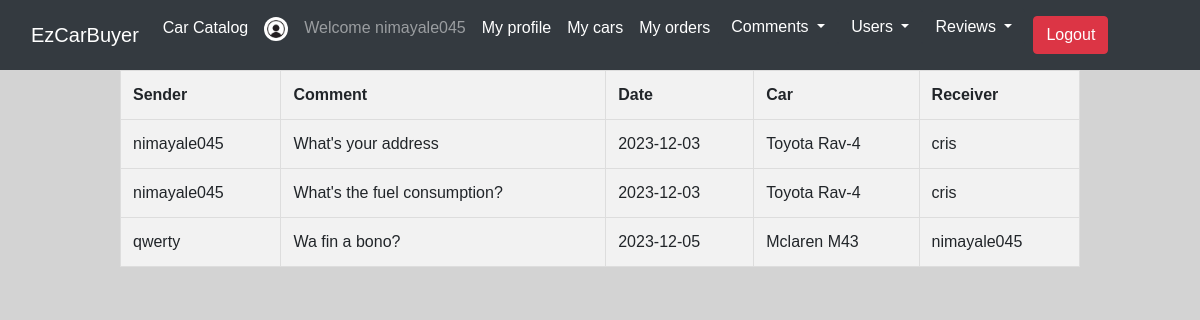
Screenshot of /comment/ReadAll (signed in) with the database file from the repository.
### tables this page shows
CREATE TABLE `comment` (
  `id` int(11) NOT NULL,
  `user_id` int(11) NOT NULL,
  `comment` varchar(500) NOT NULL,
  `date` date NOT NULL,
  `car_id` int(11) NOT NULL,
  `receiver` varchar(30) NOT NULL
);

CREATE TABLE `user` (
  `id` int(11) NOT NULL,
  `username` varbinary(50) NOT NULL,
  `fname` varchar(30) NOT NULL,
  `lname` varchar(30) NOT NULL,
  `password` varchar(256) NOT NULL,
  `email` varbinary(50) NOT NULL,
  `phone` varchar(20) NOT NULL,
  `picture` varchar(50) NOT NULL,
  `access` varchar(3) NOT NULL DEFAULT 'Yes'
);

CREATE TABLE `car` (
  `id` int(11) NOT NULL,
  `user_id` int(11) NOT NULL,
  `make` varchar(30) NOT NULL,
  `model` varchar(30) NOT NULL,
  `year` int(4) NOT NULL,
  `price` int(11) NOT NULL,
  `ext_col` varchar(20) NOT NULL,
  `int_col` varchar(20) NOT NULL,
  `distance` int(7) NOT NULL,
  `status` varchar(4) NOT NULL DEFAULT 'Used',
  `picture` varchar(255) NOT NULL DEFAULT 'NoImage.png'
);

### Controller/CommentController.php (called while the page is built, shortened)
<?php
class CommentController extends Controller{
    public function ReadAll(){
        $com = $this->model('comment')->viewAll();
        $this->view('comment/readAll',['comment'=>$com]);
    }
}
?>

### Model/Comment.php (called while the page is built, shortened)
<?php
class Comment extends Model{
    public function viewAll(){
        $sql = "SELECT comment.id, username, comment, date,car.make, car.model, receiver FROM comment join user on comment.user_id = user.id join car on comment.car_id = car.id";
        $stmt = self::$_conn->prepare($sql);
        $stmt->execute([]);
        $stmt->setFetchMode(PDO::FETCH_CLASS,'Comment');
        return $stmt->fetchAll();
    }
}
?>

### dbConn.php (called while the page is built)
<?php
class Model{
    protected static $_conn = null;
    public function __construct(){
        if(self::$_conn == null){
            $host = 'localhost';
            $dbname = 'db_project';
            $user = 'root';
            $password = '';
            self::$_conn = new PDO("mysql:host=$host;dbname=$dbname",$user,$password);
        }
    }
}
?>

### View/comment/ReadAll.php (the view, shortened to what this page needs)
<!DOCTYPE html>
<html lang="en">
<head>
    <?php
    include 'View/includes/style.php';
    ?>
</head>
<body>
    <?php
    include 'View/includes/header.php';
    ?>
   <table>
   <th>Sender</th>
   <th>Comment</th>
   <th>Date</th>
   <th>Car</th>
   <th>Receiver</th>
   <tr>
   <?php
   foreach($data['comment'] as $com){
    ?>
    <td><?=$com->username?></td>
    <td><?=$com->comment?></td>
    <td><?=$com->date?></td>
    <td><?=$com->make." ".$com->model?></td>
    <td><?=$com->receiver?></td>
    </tr>
    <?php
   }
   ?>
   </table>
</body>
</html>

### View/comment/ReadAll.php (style rules this page uses)
body { font-family: 'Arial', sans-serif; background-color: lightgrey; }
table { width: 80%; border-collapse: collapse; margin-top: 20px; margin:auto; }
th, td { padding: 12px; text-align: left; border: 1px solid #ddd; background-color: #f2f2f2; }
td { white-space: nowrap; overflow: hidden; text-overflow: ellipsis; }

### rows the page displays
comment: user.username "nimayale045", comment "What's your address", date "2023-12-03", car.make "Toyota", car.model "Rav-4", receiver "cris"
comment: user.username "nimayale045", comment "What's the fuel consumption?", date "2023-12-03", car.make "Toyota", car.model "Rav-4", receiver "cris"
comment: user.username "qwerty", comment "Wa fin a bono?", date "2023-12-05", car.make "Mclaren", car.model "M43", receiver "nimayale045"

### other values shown
$_SESSION['username'] "nimayale045"
